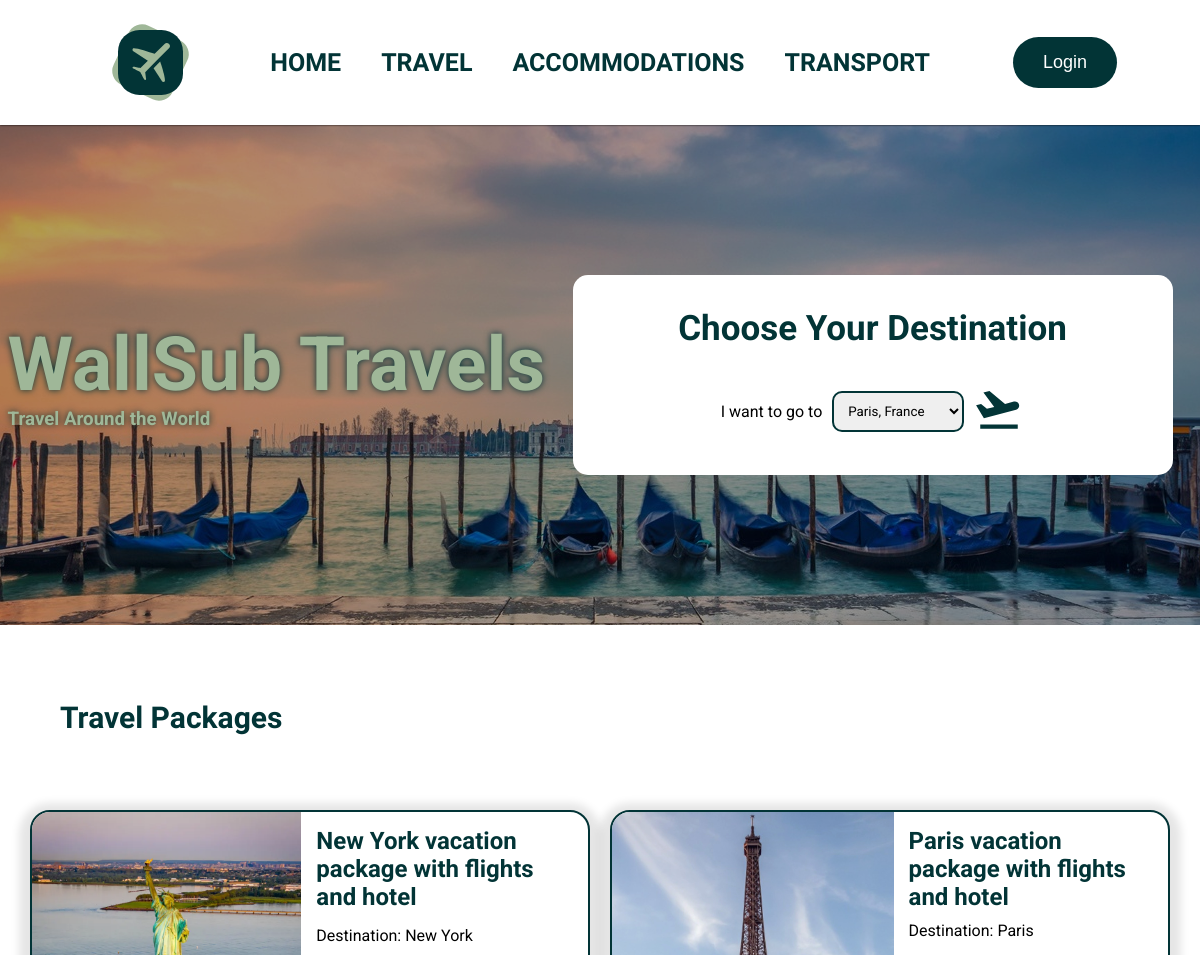
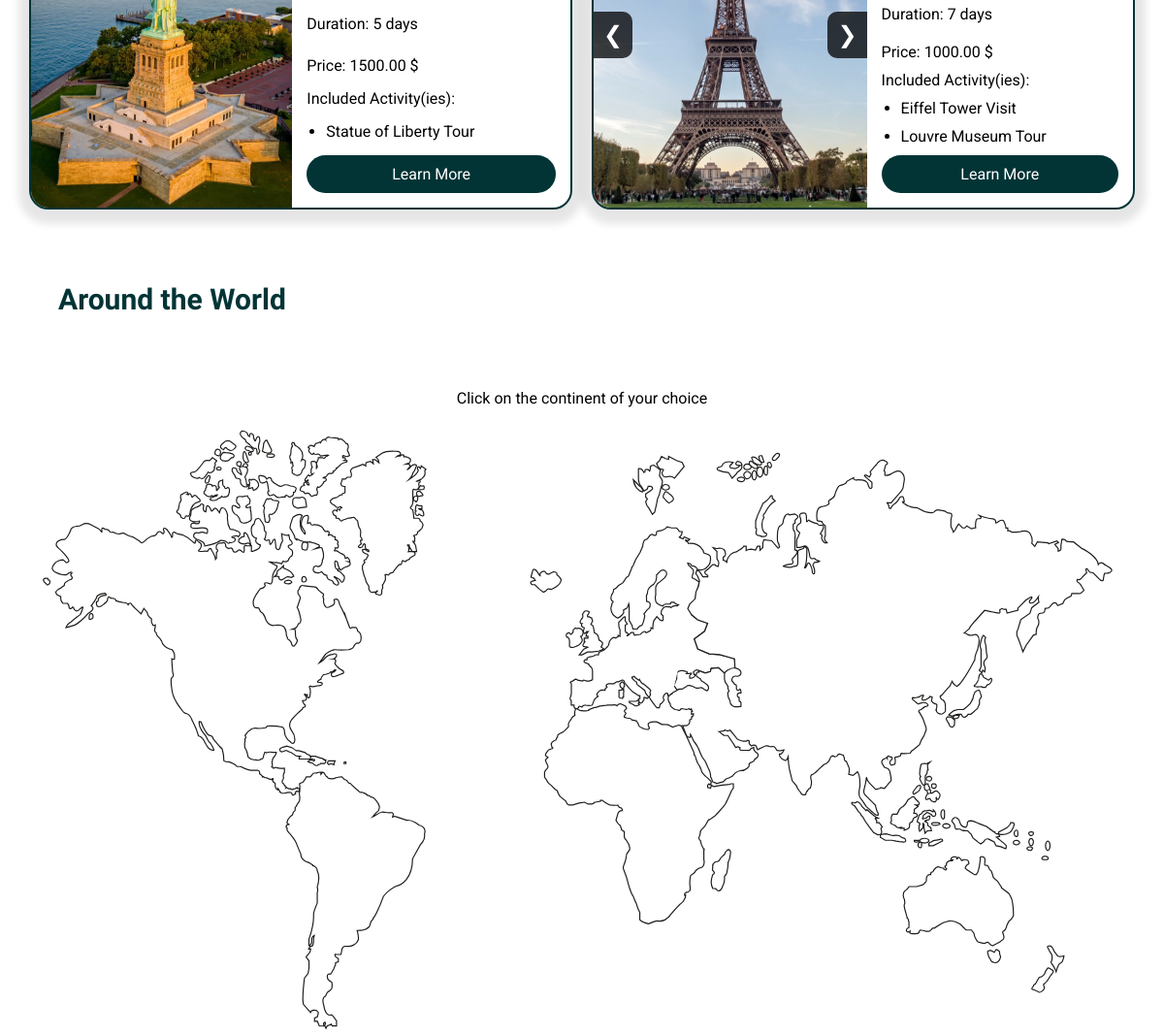
The page / on the database its author committed (2 pictures, top to bottom).
### tables this page shows
CREATE TABLE activity (
    activity_id INT AUTO_INCREMENT PRIMARY KEY,
    company_id INT NOT NULL,
    package_reference_id INT NOT NULL,
    activity_name VARCHAR(255) NOT NULL,
    activity_photo VARCHAR(100) NOT NULL UNIQUE,
    activity_description TEXT,
    duration_hours DECIMAL(5, 2),  
    FOREIGN KEY (package_reference_id) REFERENCES package_reference(package_reference_id) ON DELETE CASCADE,
    FOREIGN KEY (company_id) REFERENCES company(company_id) ON DELETE CASCADE
);

CREATE TABLE package_reference (
    package_reference_id INT AUTO_INCREMENT PRIMARY KEY,
    company_id INT NOT NULL,
    destination_id INT NOT NULL,
    transport_reference_id INT DEFAULT NULL,
    accommodation_reference_id INT DEFAULT NULL, 
    duration INT NOT NULL,  
    price DECIMAL(10, 2) NOT NULL,
    description TEXT NOT NULL,
    created_at TIMESTAMP DEFAULT CURRENT_TIMESTAMP,
    FOREIGN KEY (company_id) REFERENCES company(company_id) ON DELETE CASCADE,
    FOREIGN KEY (destination_id) REFERENCES destination(destination_id) ON DELETE CASCADE,
    FOREIGN KEY (transport_reference_id) REFERENCES transport_reference(transport_reference_id) ON DELETE CASCADE,
    FOREIGN KEY (accommodation_reference_id) REFERENCES accommodation_reference(accommodation_reference_id) ON DELETE CASCADE
);

CREATE TABLE destination (
    destination_id INT AUTO_INCREMENT PRIMARY KEY,
    continent ENUM('eu', 'na', 'sa', 'oc', 'af') NOT NULL,
    country VARCHAR(100) NOT NULL,
    city VARCHAR(100) NOT NULL
);

### web/controllers/homeController.php (called while the page is built, shortened)
<?php
class homeController
{
    public function __construct()
    {
        $this->_model = new model();
        $packages = $this->_model->executeQuery("SELECT * FROM `package_reference` p INNER JOIN destination d ON p.destination_id = d.destination_id WHERE (SELECT COUNT(*) FROM activity WHERE package_reference_id = p.package_reference_id) >= 1 ORDER BY package_reference_id DESC LIMIT 4");
        if (count($packages) > 0) {
            $sql = "SELECT * FROM activity";
            $conditions = [];
            $params = [];
            foreach ($packages as $pack) {
                $conditions[] = "package_reference_id = ?";
                $params[] = $pack['package_reference_id'];
            }
            if ($conditions) {
                $sql .= " WHERE " . implode(" OR ", $conditions);
            }
            $activities = $this->_model->executeQuery($sql, $params);
        }
        if (isset($_SESSION['type']) and $_SESSION['type'] == "client") {
            $sql = "SELECT pr.*, d.city
            FROM package_reference pr
            INNER JOIN destination d ON pr.destination_id = d.destination_id
            JOIN transport_reference tr ON pr.transport_reference_id = tr.transport_reference_id
            JOIN client c ON c.client_id = ?
            LEFT JOIN reservation r ON pr.package_reference_id = r.package_id AND r.client_id = c.client_id
            WHERE c.travel_preferences = tr.transport_type
            AND r.package_id IS NULL
            LIMIT 4;";
            $recommendation = $this->_model->executeQuery($sql, [$_SESSION['id']]);
        }
        else {
            $recommendation = [];
        }
        $data = $this->_model->extract("home.json");
        $destinations = $this->_model->executeQuery("SELECT * FROM `destination`");
        $this->_view = new view("home");
        $this->_view->buildUp(array("data" => $data, "packages" => $packages, "activities" => $activities, "destinations" => $destinations, "recommendation" => $recommendation));
    }
}

### web/index.php (called while the page is built, shortened)
<?php
require_once('core/model.php');
require_once('core/view.php');
new controller();

### web/core/model.php (called while the page is built, shortened)
<?php
class model
{
    private $_pdo;
    public function __construct()
    {
        $conf = json_decode(file_get_contents($_SERVER['DOCUMENT_ROOT'] . '/data/config.json'), true);
        try {
            $this->_pdo = new PDO(
                "mysql:host=" . $conf['hostname'] . ";dbname=" . $conf['database'] . ";port=3306",
                $conf['username'],
                $conf['password'],
                [
                    PDO::ATTR_ERRMODE => PDO::ERRMODE_EXCEPTION,
                    PDO::ATTR_DEFAULT_FETCH_MODE => PDO::FETCH_ASSOC
                ]
            );
        } catch (PDOException $e) {
?>
            <style>
                * {
                    margin: 0;
                    padding: 0;
                    box-sizing: border-box;
                }
                body,
                html {
                    height: 100%;
                    font-family: Arial, sans-serif;
                }
                .error-container {
                    display: flex;
                    justify-content: center;
                    align-items: center;
                    height: 100vh;
                    background-color: #f8d7da;
                    color: #721c24;
                }
                .error-box {
                    text-align: center;
                    padding: 20px;
                    border: 2px solid #f5c6cb;
                    border-radius: 10px;
                    background-color: white;
                    box-shadow: 0px 4px 15px rgba(0, 0, 0, 0.1);
                }
                .error-box h1 {
                    font-size: 2.5em;
                    margin-bottom: 10px;
                }
                .error-box p {
                    font-size: 1.2em;
                }
            </style>
            <div class="error-container">
                <div class="error-box">
                    <h1><?= ERROR['base'] ?></h1>
                    <p><?= ERROR['database']['ready'] ?><br><?= ERROR['wait'] ?></p>
                </div>
            </div>
            <script>
                setInterval(() => {
                    window.location = "<?= URL ?>";
                }, 3000);
            </script>
<?php
            exit();
        }
    }
    public function executeQuery(string $sql, array $params = []): ?array
    {
        $stmt = $this->_pdo->prepare($sql);
        if ($stmt->execute($params)) {
            $result = $stmt->fetchAll(PDO::FETCH_ASSOC);
            return !empty($result) ? $result : null;
        } else {
            throw new Exception("Query execution failed.");
        }
    }
}

### web/views/homeView.php (the view, shortened to what this page needs)
<section>
    <div class="content-header">
        <div class="main-cover">
            <h1><?= $data['header']['title'] ?></h1>
            <h3><?= $data['header']['subtitle'] ?></h3>
        </div>
        <div class="main-search-bar">
            <h2><?= $data['form']['title'] ?></h2>
            <form action="<?= URL ?>travel" method="POST" class="destination-form">
                <label for="destination"><?= $data['form']['go'] ?></label>
                <select name="destination" id="destination">
                    <?php
                    foreach ($destinations as $element) {
                    ?>
                        <option value="<?= $element['destination_id'] ?>"><?= $element['city'] . ", " . $element['country'] ?></option>
                    <?php
                    }
                    ?>
                </select>
                <button type="submit" class="search-button"><svg xmlns="http://www.w3.org/2000/svg" height="24px" viewBox="0 -960 960 960" width="24px" fill="#e8eaed">
                        <path d="M120-120v-80h720v80H120Zm70-200L40-570l96-26 112 94 140-37-207-276 116-31 299 251 170-46q32-9 60.5 7.5T864-585q9 32-7.5 60.5T808-487L190-320Z" />
                    </svg></button>
            </form>
        </div>
    </div>
    <section id="home-content">
        <h1><?= $data['packs']['title'] ?></h1>
        <div class="package-container">
            <?php foreach ($packages as $package) : ?>
                <div class="package-card">
                    <div class="package-carousel" id="carousel-<?= $package['package_reference_id'] ?>">
                        <div class="carousel-images">
                            <?php
                            $activityImages = array_filter($activities, fn($activity) => $activity['package_reference_id'] === $package['package_reference_id']);
                            if (count($activityImages) <= 1) {
                                $showCarousel = 0;
                            } else {
                                $showCarousel = 1;
                            }
                            $firstElement = true;
                            foreach ($activityImages as $activity) : ?>
                                <img src="<?= URL . "public/img/activities/" . htmlspecialchars($activity['activity_photo']) ?>"
                                    alt="Image of <?= htmlspecialchars($activity['activity_name']) ?>"
                                    class="carousel-image <?= $firstElement ? 'active' : '' ?>">
                                <?php $firstElement = false; ?>
                            <?php endforeach; ?>
                        </div>
                        <?php if ($showCarousel) : ?>
                            <button class="carousel-btn prev-btn" onclick="changeSlide(-1, 'carousel-<?= $package['package_reference_id'] ?>')">❮</button>
                            <button class="carousel-btn next-btn" onclick="changeSlide(1, 'carousel-<?= $package['package_reference_id'] ?>')">❯</button>
                        <?php endif; ?>
                    </div>
                    <div class="package-description">
                        <h3><?= htmlspecialchars($package['description']) ?></h3>
                        <p><?= $data['packs']['destination'] ?>: <?= htmlspecialchars($package['city']) ?></p>
                        <p><?= $data['packs']['duration'] ?>: <?= htmlspecialchars($package['duration']) ?> <?= $data['packs']['days'] ?></p>
                        <p><?= $data['packs']['price'] ?>: <?= htmlspecialchars($package['price']) ?> <?= CURRENCY ?></p>
                        <h4><?= $activityImages ? $data['packs']['activities'] . ':' : 'No Activities Available' ?></h4>
                        <?php if ($activityImages) : ?>
                            <ul>
                                <?php foreach ($activityImages as $activity) : ?>
                                    <li>
                                        <p><strong><?= htmlspecialchars($activity['activity_name']) ?></strong></p>
                                    </li>
                                <?php endforeach; ?>
                            </ul>
                        <?php endif; ?>
                        <a href="<?= URL . "travel/show/" . $package['package_reference_id'] ?>" class="learn-more-btn"><?= $data['packs']['more'] ?></a>
                    </div>
                </div>
            <?php endforeach; ?>
        </div>
        <h1><?= $data['map']['title'] ?></h1>
        <div class="continent-container">
            <p style="text-align: center;"><?= $data['map']['description'] ?></p>
        </div>
    </section>
</section>

### web/public/css/template.css (style rules this page uses)
* { margin: 0; padding: 0; font-family: "Roboto", sans-serif; font-weight: 400; font-style: normal; box-sizing: border-box; }
html { width: 100%; min-height: 100%; }
body { width: 100%; padding-top: 125px; }
:root { --text-color: #E3DFFF; --link-color: #9FB798; --background-color: #023436; --text-second-color: #FF6663; }

### web/public/css/home.css (style rules this page uses)
section { width: 100%; }
.content-header h1 { text-shadow: 0 0 7px var(--background-color); font-weight: revert; font-size: 75px; color: var(--link-color); }
h3 { text-shadow: 0 0 7px var(--background-color); font-weight: revert; font-size: 2 5px; color: var(--link-color); }
section .content-header { height: 500px; background-image: url('/public/img/background.jpg'); background-position: center; background-repeat: no-repeat; display: flex; align-items: center; justify-content: space-evenly; background-blend-mode: color; background-color: rgba(0, 0, 0, 0.301); }
section .main-search-bar { width: 600px; height: 200px; border-color: var(--background-color) !important; background-color: white; margin: 20px; display: flex; flex-direction: column; align-items: center; justify-content: space-evenly; border-radius: 15px; max-width: 100%; }
section .main-search-bar h2 { font-weight: bolder; font-size: 35px; color: var(--background-color); text-transform: capitalize; }
section .main-search-bar form { display: flex; align-items: center; }
section .main-search-bar select { margin: 10px; padding: 10px; border-radius: 10px; border: 2px solid var(--background-color); outline: none; }
section .main-search-bar button { border: none; background-color: transparent; outline: none; }
section .main-search-bar button svg { fill: var(--background-color); cursor: pointer; width: 50px; height: 50px; transition: 0.25s; }
.package-container { width: 95%; display: grid; grid-template: '. .'; gap: 20px; margin: auto; justify-content: center; }
.package-card { border: 2px solid var(--background-color); width: 100%; display: flex; background-color: #fff; box-shadow: 0 4px 8px 11px rgba(0, 0, 0, 0.1); transition: transform 0.2s; border-radius: 20px; overflow: hidden; }
.package-card img { width: 50%; object-fit: cover; }
.package-description { padding: 15px; display: flex; flex-direction: column; justify-content: space-between; }
.package-description h3 { margin: 0; font-size: 1.5em; }
.package-description p { margin: 10px 0; }
.learn-more-btn { background-color: var(--background-color); color: #fff; padding: 10px; text-align: center; text-decoration: none; border-radius: 50px; transition: 0.2s; outline: none; }
.package-container h3 { text-shadow: none; color: var(--background-color); }
.package-container ul { margin-left: 20px; }
.package-carousel { position: relative; width: 100%; max-width: 300px; overflow: hidden; }
.carousel-images { display: flex; height: 100%; transition: transform 0.5s ease; }
.carousel-image { min-width: 100%; display: none; }
.carousel-image.active { display: block; }
.carousel-btn { position: absolute; top: 50%; transform: translateY(-50%); background-color: rgba(0, 0, 0, 0.75); color: white; border: none; padding: 10px; cursor: pointer; font-size: 1.5em; }
.prev-btn { left: 0; border-top-right-radius: 10px; border-bottom-right-radius: 10px; }
.next-btn { right: 0; border-top-left-radius: 10px; border-bottom-left-radius: 10px; }
#home-content h1 { font-size: 30px; font-weight: bold; color: var(--background-color); margin: 75px 5%; font-family: "Protest Strike", sans-serif; }
.continent-container { width: 95%; margin: auto; position: relative; display: grid; justify-items: center; }
.continent-container svg { max-height: 800px; position: absolute; top: -120px; }

### rows shown on the page
package_reference: description "New York vacation package with flights and hotel", destination.city "New York", duration "5", price "1500.00"
activity: activity_photo (picture), activity_name "Statue of Liberty Tour"
package_reference: description "Paris vacation package with flights and hotel", destination.city "Paris", duration "7", price "1000.00"
activity: activity_photo (picture), activity_name "Eiffel Tower Visit"
activity: activity_name "Louvre Museum Tour"

### other values the page prints
$element "HOME"
$element "TRAVEL"
$element "ACCOMMODATIONS"
$element "TRANSPORT"
$data['login'] "Login"
$data['header']['title'] "WallSub Travels"
$data['header']['subtitle'] "Travel Around the World"
$data['form']['title'] "Choose Your Destination"
$data['form']['go'] "I want to go to"
$data['packs']['title'] "Travel Packages"
$data['map']['title'] "Around the World"
$data['map']['description'] "Click on the continent of your choice"
form field destination "Paris, France"
